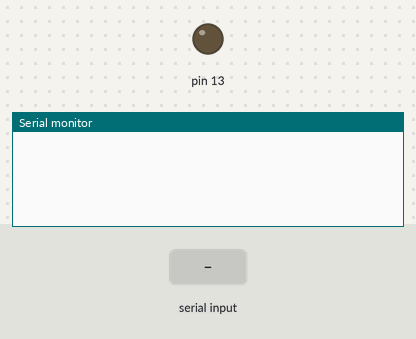
Recording of a program running on a simulated Arduino Uno, built with avr-gcc and run on an emulated ATmega328P. Parts: output pins drawn as LEDs (lit = HIGH), the last lines printed to the serial monitor. The test bench sets the inputs (shaded band).

Above: at 1.2 s.
1.3 s: "p90\n" received over Serial
At 2.2 s:
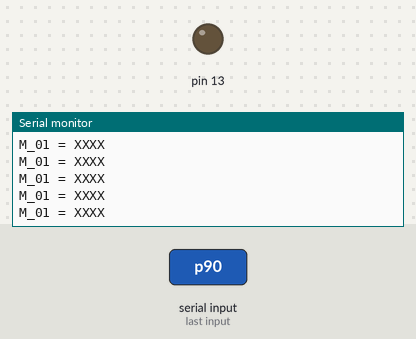
3.2 s: "P90\n" received over Serial
At 4.2 s:
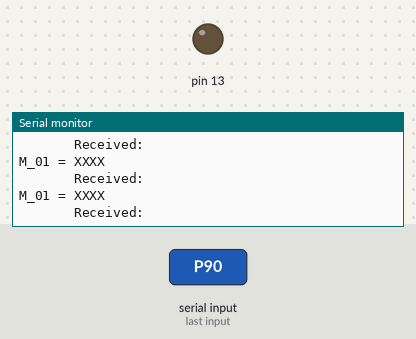

The program:

main.cpp
```cpp
////////////////////////////////////////////////////////////////////////
//
//   Converter RS485
//   Software for Arduino UNO
//
////////////////////////////////////////////////////////////////////////

int Module_Number = 1; // Replace with the ID of Module

#include <Arduino.h> // necessário para o platform.io
#include <SoftwareSerial.h>

int RS485_R_RO_Pin = 4;
int RS485_R_DI_Pin = 5;
SoftwareSerial RS485_Receive(RS485_R_RO_Pin, RS485_R_DI_Pin);

bool Monitor_Program = false;
bool Monitor_Protocol = false;

unsigned long Timer_1_Control = 0;
int Timer_1_Value = 0;

String Memory_01 = "XXXX";

void Monitor_Control()
{
  while (Serial.available())
  {
    char byteRec = Serial.read();

    if (byteRec == 'p')
    {
      Monitor_Program = !Monitor_Program;
    }
    if (byteRec == 'P')
    {
      Monitor_Protocol = !Monitor_Protocol;
    }
  }
}

void Memorys_of_RS485(int Module_Number, String Memory_Number, String Memory_Value)
{
  if (Module_Number == 1)
  {
    if (Memory_Number == "01")
    {
      if (Memory_Value != "XXXX")
      {
        Memory_01 = Memory_Value;
      }
    }
  }
}

void RS485_Read()
{
  String RS485_Read = "";
  String Memory_Value = "XXXX";

  while (RS485_Receive.available())
  {
    char byteRec = RS485_Receive.read();
    if (byteRec == '#')
    {
      RS485_Read = "";
    }
    RS485_Read = RS485_Read + byteRec;
    if (byteRec == ';')
    {
      break;
    }
  }

  if (RS485_Read.substring(0, 1) == "#")
  {
    int Module_Number = RS485_Read.substring(1, 2).toInt();
    if (RS485_Read.substring(2, 3) == ".")
    {
      String Memory_Number = RS485_Read.substring(3, 5);
      if (RS485_Read.substring(5, 6) == "=")
      {
        String Memory_Value = RS485_Read.substring(6, 10);
        if (RS485_Read.substring(10, 11) == ";")
        {
          Memorys_of_RS485(Module_Number, Memory_Number, Memory_Value);
        }
      }
    }
  }

  if (Monitor_Protocol == true)
  {
    Serial.print("\t\t\t Received: ");
    Serial.println(RS485_Read);
  }
}

void Timer_1_Set()
{
  unsigned long currentMillis = millis();
  Timer_1_Control = currentMillis;
  Timer_1_Value = 1;
}

void Timer_1(unsigned long Interval)
{
  unsigned long currentMillis = millis();
  unsigned long Timer_Comparation = currentMillis - Timer_1_Control;
  if (Timer_Comparation > Interval)
  {
    Timer_1_Value = 0;
  }
}

void Process()
{
  digitalWrite(13, Memory_01.toInt());
}

void Program_Monitor()
{
  if (Monitor_Program == true)
  {
    Serial.print("M_01 = ");
    Serial.print(Memory_01);
    Serial.println("");
  }
}

void setup()
{
  RS485_Receive.begin(9600);

  Serial.begin(9600);

  pinMode(13, OUTPUT);
  digitalWrite(13, LOW);
} // setup()

void loop()
{
  Monitor_Control();
  Program_Monitor();
  Process();
  RS485_Read();
} // loop()
```

Measured:
- after the input at 1.3 s, the serial monitor: prints a new line at once (image 1)
- after the input at 3.2 s, the serial monitor: prints a new line after 0.09 s (image 2)
